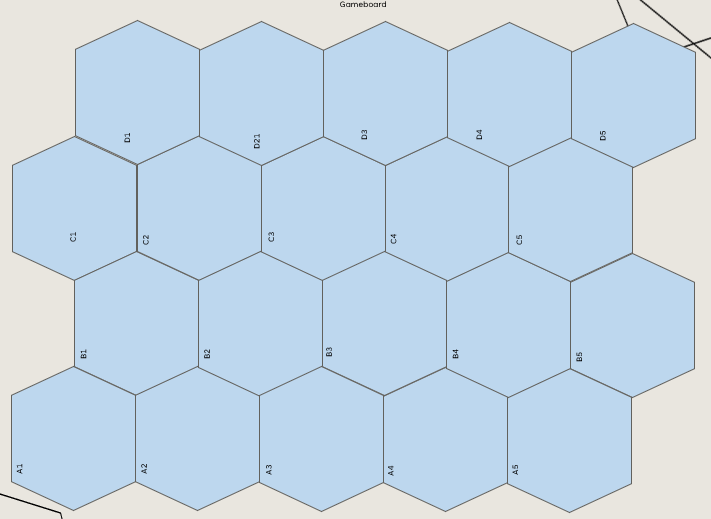
#> input picture gameboard.png, 711 x 519 px
$ python detect_hex_positions.py
#> lines starting #> are read from the running program, lines starting #| are printed output that depends on the picture; after the words box and inside, x2 and y2 are one past the last pixel; in counts of white or black regions, pixels touching at a corner belong together
from PIL import Image, ImageDraw, ImageFont
import numpy as np
from collections import defaultdict

def detect_hex_labels():
    """Try to detect hex label positions using image analysis"""
    try:
        img = Image.open('gameboard.png')
#> img is the input picture: PIL image 711x519 RGBA; mean R, G, B, A 196.9, 216, 231.8, 255
        width, height = img.size
#> width = 711; height = 519
        print(f"Analyzing gameboard: {width}x{height} pixels\n")
#| Analyzing gameboard: 711x519 pixels

        # Convert to grayscale for analysis
        gray = img.convert('L')
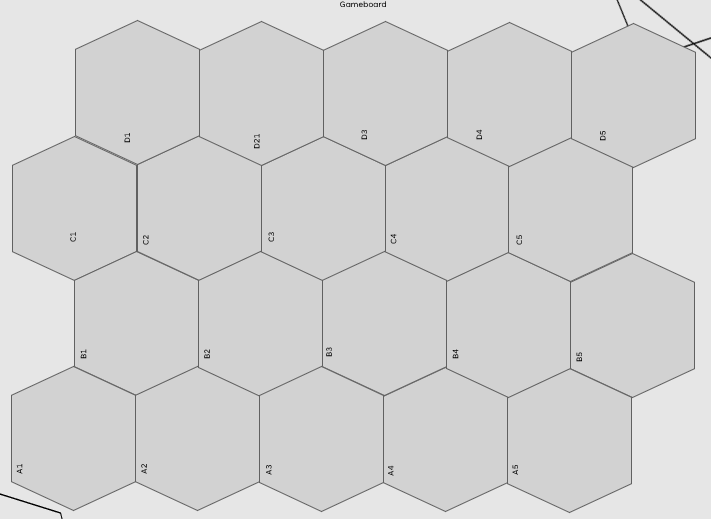
#> gray: PIL image 711x519 L; min 0, max 230, mean 212.2
        pixels = np.array(gray)

        # Try to identify text regions by looking for high contrast areas
        # Text typically has sharp edges
        from scipy import ndimage

        # Edge detection to find text-like regions
        try:
            from scipy.ndimage import sobel
            edges_x = sobel(pixels, axis=1)
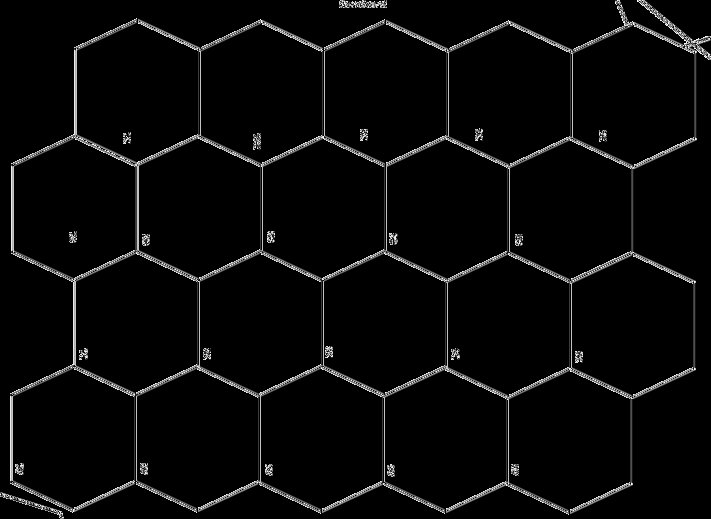
#> edges_x: shape (519, 711); min 0, max 255, mean 8.8
            edges_y = sobel(pixels, axis=0)
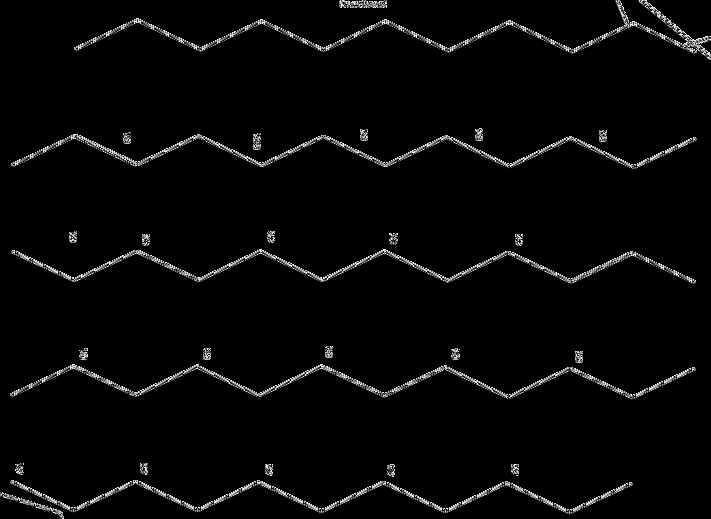
#> edges_y: shape (519, 711); min 0, max 255, mean 7.1
            edges = np.hypot(edges_x, edges_y)
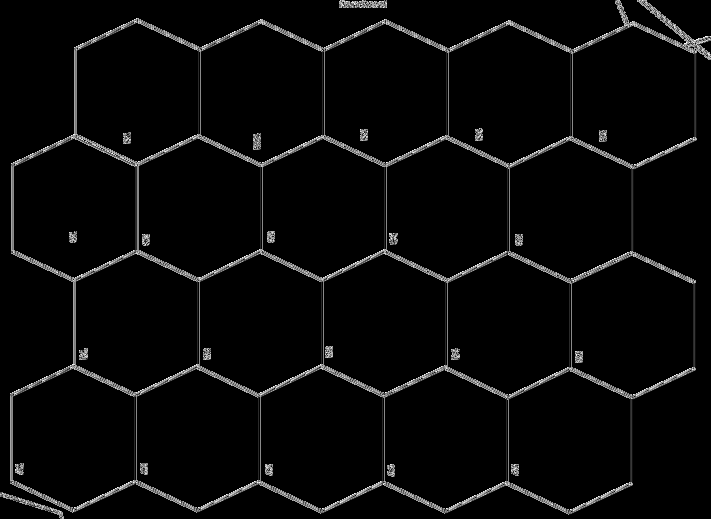
#> edges: shape (519, 711) float16; min 0, max 360.5, mean 12.5; drawn with min black and max white

            # Threshold for text regions (high edge density)
            threshold = np.percentile(edges, 85)
#> threshold = 0
            text_regions = edges > threshold
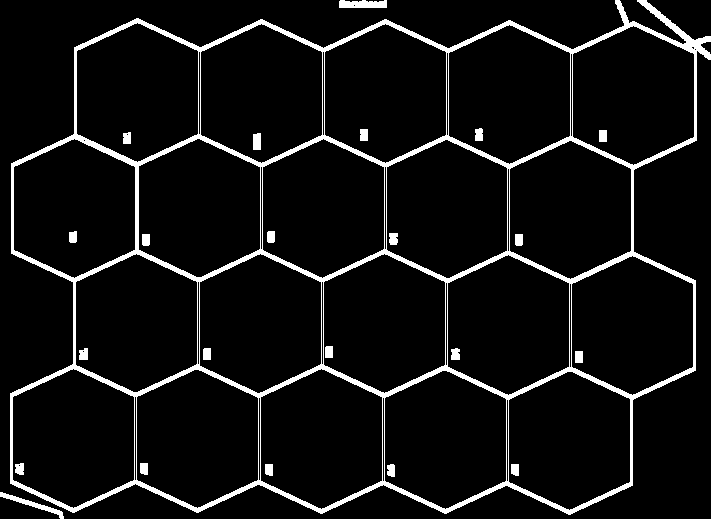
#> text_regions: shape (519, 711) bool; 6.9% white; 23 white regions, largest, box (x1, y1, x2, y2) and area: (10, 0, 711, 515) 22743, (339, 0, 387, 8) 340, (0, 492, 64, 519) 328

            print("Edge detection completed. Looking for text-like regions...")

        except ImportError:
            print("scipy not available. Using simpler method...")
            # Simple threshold-based approach
            threshold = np.percentile(pixels, 20)  # Dark regions (text)
            text_regions = pixels < threshold

        # Find connected components (potential text regions)
        from scipy.ndimage import label
        try:
            labeled, num_features = label(text_regions)
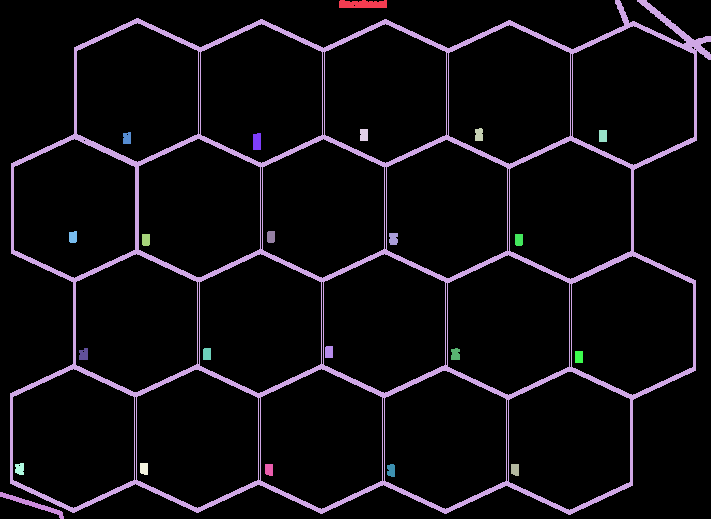
#> labeled: shape (519, 711) int32; 24 distinct labels, from 0 to 23; one colour per label, 0 black
#> num_features = 23

            # Get centroids of text regions
            centers = []
            for i in range(1, num_features + 1):
                coords = np.where(labeled == i)
                if len(coords[0]) > 10 and len(coords[0]) < 500:  # Filter by size
                    center_x = np.mean(coords[1])
                    center_y = np.mean(coords[0])
                    centers.append((center_x, center_y))
#> this loop made 23 passes
#> (coords, center_x, center_y) on passes 1, 3, 4, 5, 6, 7, 8, 9, 10, 11: (340 positions, rows 0 to 7, columns 339 to 386, 362.4, 3.92), (96 positions, rows 128 to 140, columns 475 to 482, 478.6, 134.3), (95 positions, rows 129 to 140, columns 360 to 367, 363.5, 134.5), (96 positions, rows 130 to 141, columns 599 to 606, 602.5, 135.5), (89 positions, rows 132 to 143, columns 123 to 130, 126.6, 137.9), (132 positions, rows 133 to 149, columns 253 to 260, 256.6, 141.2), (89 positions, rows 231 to 242, columns 69 to 76, 72.58, 236.7), (93 positions, rows 231 to 242, columns 267 to 274, 270.5, 236.4), (99 positions, rows 233 to 244, columns 389 to 397, 393, 238.4), (94 positions, rows 234 to 245, columns 142 to 149, 145.5, 239.4)
#> coords on pass 2: 22743 positions, rows 0 to 514, columns 10 to 710
#> after the loop, centers = 22 items, first 6: (362.4, 3.92), (478.6, 134.3), (363.5, 134.5), (602.5, 135.5), (126.6, 137.9), (256.6, 141.2)

            print(f"Found {len(centers)} potential text regions")
#| Found 22 potential text regions

            # Convert to percentages
            hex_coords = {}
            for i, (x, y) in enumerate(centers[:50]):  # Limit to first 50
                x_pct = (x / width) * 100
                y_pct = (y / height) * 100
                # Use placeholder labels - user will need to verify
                hex_coords[f"HEX_{i+1}"] = {
                    'x': round(x_pct, 2),
                    'y': round(y_pct, 2)
                }
#> this loop made 22 passes
#> (x, y, x_pct, y_pct) on passes 1 to 12: (362.4, 3.92, 50.97, 0.755), (478.6, 134.3, 67.31, 25.88), (363.5, 134.5, 51.13, 25.92), (602.5, 135.5, 84.74, 26.11), (126.6, 137.9, 17.81, 26.56), (256.6, 141.2, 36.08, 27.21), (72.58, 236.7, 10.21, 45.6), (270.5, 236.4, 38.05, 45.56), (393, 238.4, 55.27, 45.93), (145.5, 239.4, 20.46, 46.12), (518.5, 239.4, 72.93, 46.12), (328.5, 351.6, 46.21, 67.74)
#> after the loop, hex_coords = 22 items

            return hex_coords, width, height

        except ImportError:
            print("scipy not available. Cannot perform advanced analysis.")
            return None, width, height

    except Exception as e:
        print(f"Error: {e}")
        import traceback
        traceback.print_exc()
        return None, None, None

if __name__ == "__main__":
    print("=" * 60)
    print("Hex Position Detection")
    print("=" * 60)
    print("\nThis script attempts to automatically detect hex label positions.")
    print("For best results, use the interactive HTML tool: hex-coordinate-picker.html\n")

    coords, width, height = detect_hex_labels()
#> coords = 22 items; width = 711; height = 519

    if coords:
        print(f"\nDetected {len(coords)} potential hex positions:")
#| Detected 22 potential hex positions:
        print("\nNote: These are estimated positions. Manual verification required!")
        print("\nTo use the interactive tool:")
        print("1. Open 'hex-coordinate-picker.html' in a web browser")
        print("2. Click on each hex label on the gameboard")
        print("3. Export the coordinates to JavaScript format")
    else:
        print("\nAutomatic detection not available.")
        print("Please use the interactive tool: hex-coordinate-picker.html")
        print("\nTo use it:")
        print("1. Open hex-coordinate-picker.html in your browser")
        print("2. Enter a hex label (e.g., 'A1')")
        print("3. Click on the gameboard where that label appears")
        print("4. Repeat for all hexes")
        print("5. Click 'Export to JavaScript' and copy the code")
